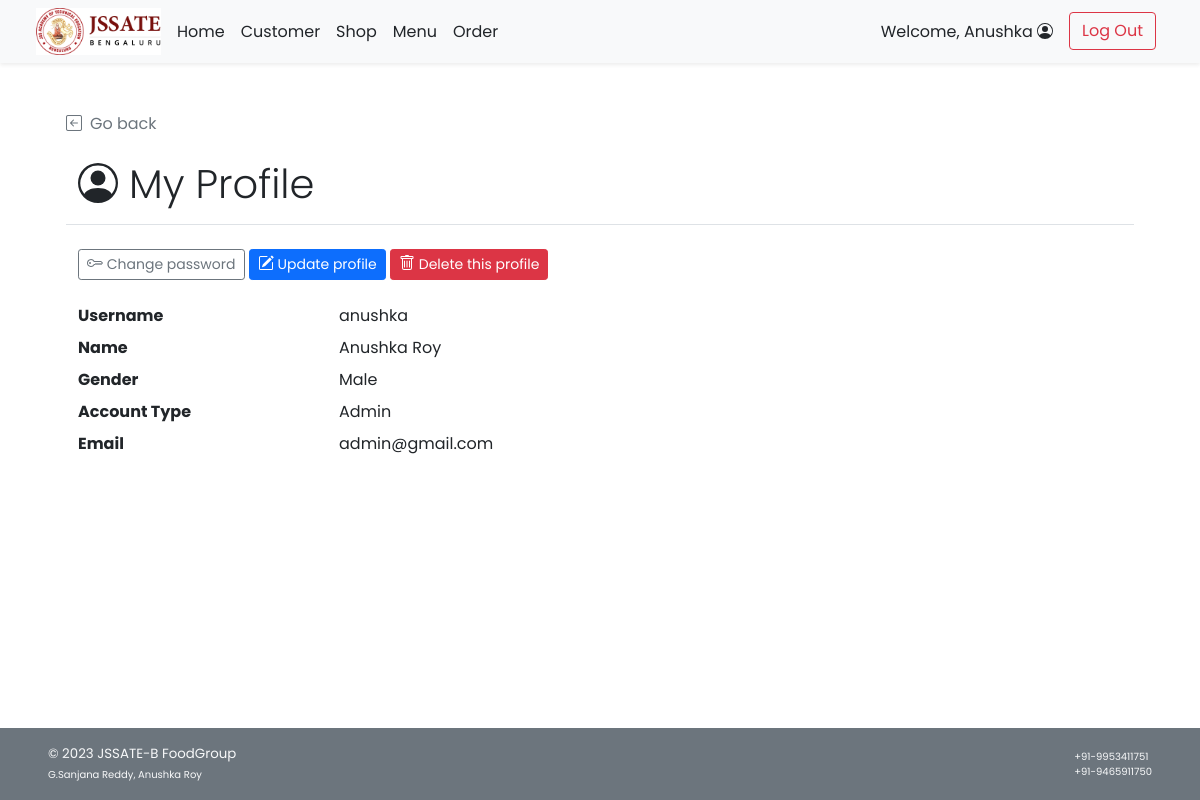
The page /admin/admin_customer_detail.php?c_id=4 (signed in) on the database its author committed.
### tables this page shows
CREATE TABLE `customer` (
  `c_id` int(11) NOT NULL,
  `c_username` varchar(45) NOT NULL,
  `c_pwd` varchar(45) NOT NULL,
  `c_firstname` varchar(45) NOT NULL,
  `c_lastname` varchar(45) NOT NULL,
  `c_email` varchar(100) NOT NULL,
  `c_gender` varchar(1) NOT NULL COMMENT 'M for Male, F for Female',
  `c_type` varchar(3) NOT NULL COMMENT 'Type of customer in this canteen (STD for student, INS for instructor, STF for staff, GUE for guest, ADM for admin, OTH for other)'
);

### admin/admin_customer_detail.php (the view, shortened to what this page needs)
<!DOCTYPE html>
<html lang="en">
<head>
    <?php
    include("../conn_db.php");
    include('../head.php');
    ?>
    <link href="../css/main.css" rel="stylesheet">
    <link href="../css/menu.css" rel="stylesheet">
</head>
<body class="d-flex flex-column h-100">
    <?php include('nav_header_admin.php')?>
    <div class="container px-5 py-4" id="cart-body">
        <div class="row my-4 pb-2 border-bottom">
            <a class="nav nav-item text-decoration-none text-muted mb-2" href="#" onclick="history.back();">
                <i class="bi bi-arrow-left-square me-2"></i>Go back
            </a>
            <h2 class="pt-3 display-6"> My Profile</h2>
        </div>
        <a class="btn btn-sm btn-outline-secondary" href="admin_customer_pwd.php?c_id=<?php echo $_GET["c_id"]?>">
            Change password
        </a>
        <a class="btn btn-sm btn-primary mt-2 mt-md-0" href="admin_customer_edit.php?c_id=<?php echo $_GET["c_id"]?>">
            Update profile
        </a>
        <a class="btn btn-sm btn-danger mt-2 mt-md-0" href="admin_customer_delete.php?c_id=<?php echo $_GET["c_id"]?>">
            Delete this profile
        </a>
        <?php
            $cid = $_GET["c_id"];
            $query = "SELECT c_username,c_firstname,c_lastname,c_email,c_gender,c_type FROM customer WHERE c_id = {$cid} LIMIT 0,1";
            $result = $mysqli ->query($query);
            $row = $result -> fetch_array();
        ?>
        <div class="row row-cols-1 mt-4">
            <dl class="row">
                <dt class="col-sm-3">Username</dt>
                <dd class="col-sm-9"><?php echo $row["c_username"];?></dd>
                <dt class="col-sm-3">Name</dt>
                <dd class="col-sm-9"><?php echo $row["c_firstname"]." ".$row["c_lastname"];?></dd>
                <dt class="col-sm-3">Gender</dt>
                <dd class="col-sm-9"><?php
                if($row["c_gender"]=="M"){echo "Male";}
                else if($row["c_gender"]=="F"){echo "Female";}
                else if($row["c_gender"]=="N"){echo "Non-binary";}?>
                </dd>
                <dt class="col-sm-3">Account Type</dt>
                <dd class="col-sm-9"><?php
                if($row["c_type"]=="STD"){echo "Student";}
                else if($row["c_type"]=="INS"){echo "Instructor";}
                else if($row["c_type"]=="TAS"){echo "Teaching Assistant";}
                else if($row["c_type"]=="STF"){echo "Faculty Staff";}
                else if($row["c_type"]=="GUE"){echo "Guest";}
                else if($row["c_type"]=="ADM"){echo "Admin";}
                else{echo "Others";}
                ?>
                </dd>
                <dt class="col-sm-3">Email</dt>
                <dd class="col-sm-9"><?php echo $row["c_email"];?></dd>
            </dl>
        </div>
    </div>
    <footer
        class="footer d-flex flex-wrap justify-content-between align-items-center px-5 py-3 mt-auto bg-secondary text-light">
        <span class="smaller-font">&copy; 2023 JSSATE-B FoodGroup <br /><span class="xsmall-font">G.Sanjana Reddy, Anushka Roy</span></span>
        <span class="xsmall-font"> +91-9953411751 <br /><span class="xsmall-font">+91-9465911750</span></span>
    </footer>
</body>
</html>

### css/main.css (style rules this page uses)
html { height: 100%; }
body { height: 100%; padding-top: 4rem; margin-bottom: -50px; font-family: 'Poppins', 'Noto Sans Thai', sans-serif; }
a { cursor: pointer; }
.bi { vertical-align: -.125em; fill: currentColor; }
.smaller-font { font-size: smaller; }
.xsmall-font { font-size: x-small; }

### css/menu.css (style rules this page uses)
html, body { height: 100%; }

### rows shown on the page
customer: c_username "anushka", c_firstname "Anushka", c_lastname "Roy", c_email "admin@gmail.com"

### other values the page prints
$_SESSION['firstname'] "Anushka"
